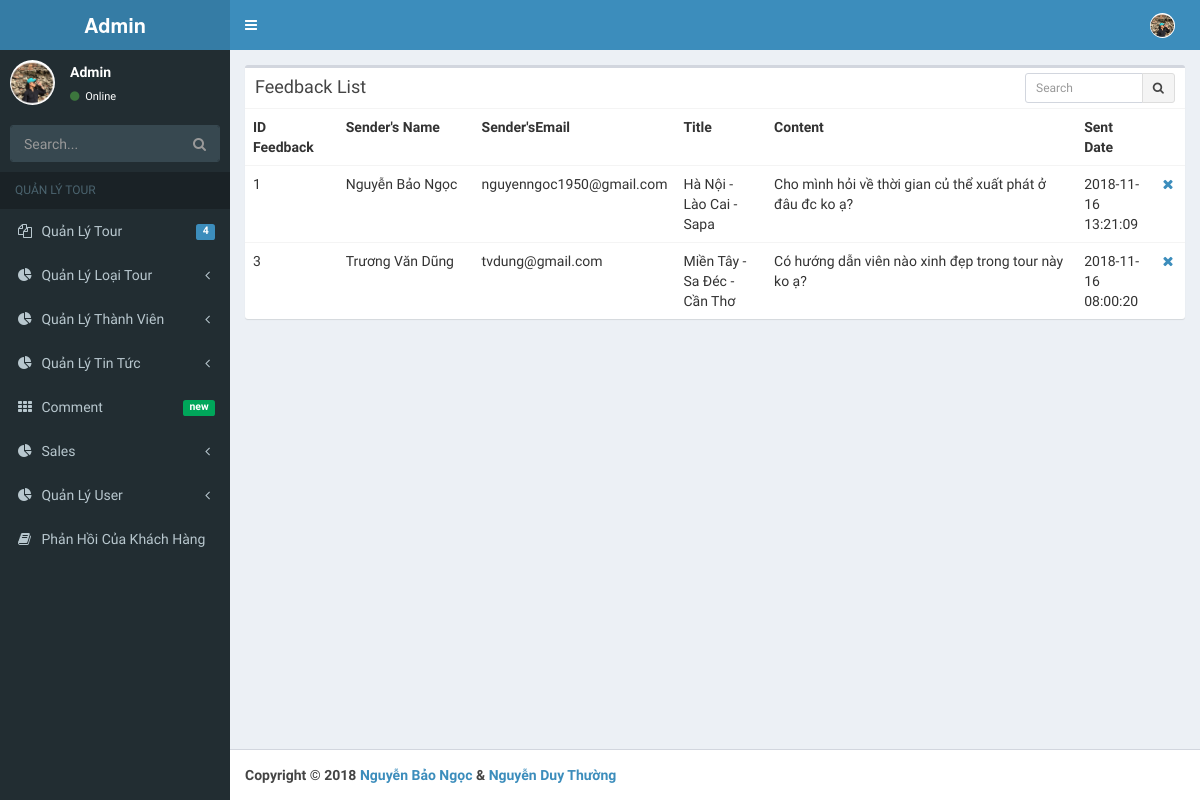
The page /admin.php?controller=phanhoi&action=listPhanhoi (signed in) on the database as committed earlier.
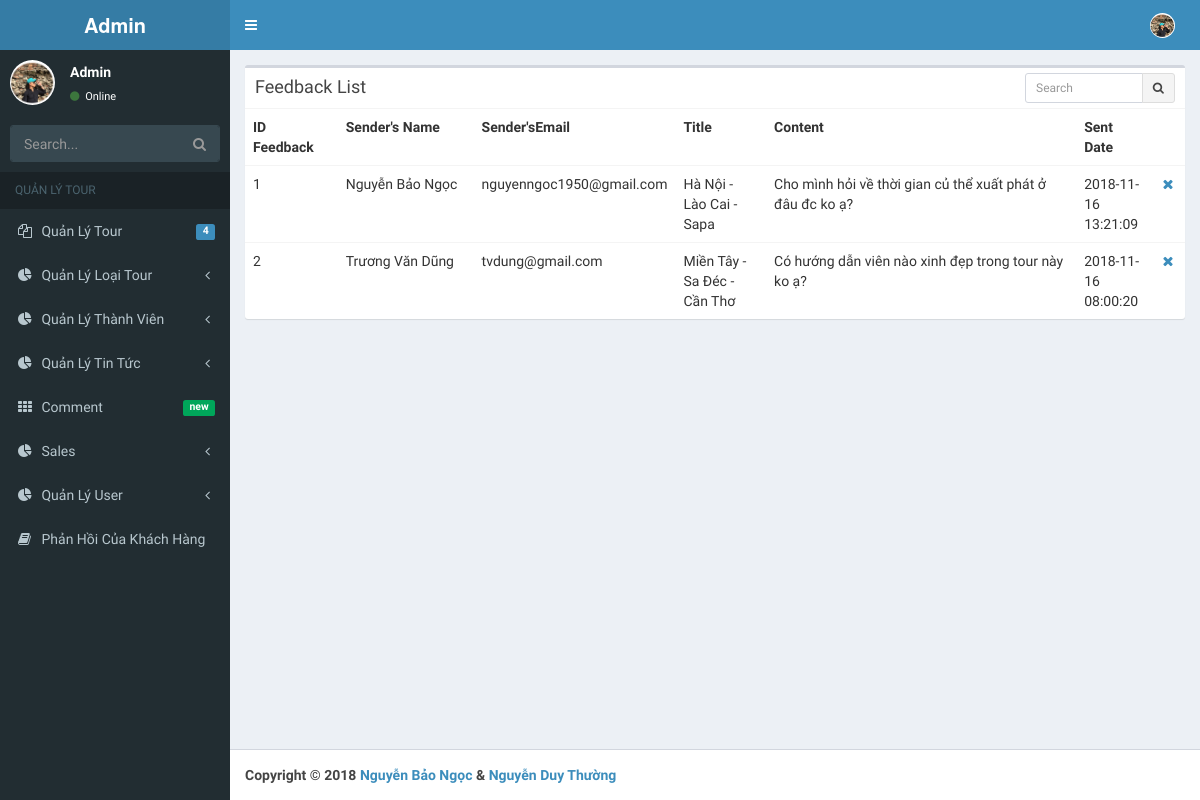
The same page on the database as committed later.
### tables this page shows
CREATE TABLE `phanhoi` (
  `MaPH` int(11) NOT NULL,
  `TenNguoiGui` varchar(30) NOT NULL,
  `EmailNguoiGui` varchar(30) NOT NULL,
  `TieuDe` varchar(100) NOT NULL,
  `NoiDung` text NOT NULL,
  `NgayGui` datetime NOT NULL
);

### config/connect.php (called while the page is built, shortened)
<?php
	class connectDB{
		var $server = 'localhost';
		var $username = 'root';
		var $password = '';
		var $database = 'travel_tour';
		function connect(){
			$this->connect = mysqli_connect($this->server, $this->username, $this->password, $this->database);
			mysqli_set_charset($this->connect, 'utf8' );
			return $this->connect;
		}
	}
?>

### model/admin/phanhoi_model.php (called while the page is built, shortened)
<?php
	class phanhoiModel extends connectDB{
		public function listPhanhoi() {
			$sql = "SELECT * FROM phanhoi";
		    $result = mysqli_query($this->connect(), $sql);
			return $result;
		}
	}
?>

### views/pages/admin/phanhoi/list_phanhoi.php (the view)
 <?php include "views/pages/admin/header.php" ?>
<div class="content-wrapper">
    <section class="content">
          <div class="row">
            <div class="col-xs-12">
                  <div class="box">
                    <div class="box-header">
                      <h3 class="box-title">Feedback List</h3>
                      <div class="box-tools">
                        <div class="input-group input-group-sm" style="width: 150px;">
                          <input type="text" name="table_search" class="form-control pull-right" placeholder="Search">
                          <div class="input-group-btn">
                            <button type="submit" class="btn btn-default"><i class="fa fa-search"></i></button>
                          </div>
                        </div>
                      </div>
                    </div>
                    <div class="box-body table-responsive no-padding">
                      <table class="table table-hover">
                        <?php
                        if ($result->num_rows > 0) {
                           echo"
                                      <tr style='width: 100%'>
                                        <th style='width: 10%'>ID Feedback</th>
                                        <th style='width: 15%'>Sender's Name</th>
                                        <th style='width: 20%'>Sender'sEmail</th>
                                        <th style='width: 10%'>Title</th>
                                        <th style='width: 35%'>Content</th>
                                        <th style='width: 8%'>Sent Date</th>
                                        <th></th>
                                      </tr>";
                          while ($row = $result->fetch_assoc()) {
                            $id = $row['MaPH'];
                            echo"
                                      <tr>
                                        <td>" . $row['MaPH']. "</td>
                                        <td>" . $row['TenNguoiGui']. "</td>
                                        <td>" . $row['EmailNguoiGui']. "</td>
                                        <td>" . $row['TieuDe']."</td>
                                        <td>" . $row['NoiDung']."</td>
                                        <td>" . $row['NgayGui']."</td>
                                        <td><a href='admin.php?controller=phanhoi&action=delete&id=$id'><i class='fa fa-fw fa-close'></i></a></td>
                                      </tr>";
                          }
                        } else {
                          echo "No Feedback!";
                        }
                        ?>
                      </table>
                    </div>
                  </div>
                </div>
          </div>
    </section>
</div>
  <?php include "views/pages/admin/footer.php" ?>

### admin.php (shortened to what this page needs)
<!DOCTYPE html>
<html>
<head>
</head>
<body>
	<?php include 'controller/admin_controller.php'; ?>
	<?php
		$handleRequest = new HomeController();
		$handleRequest->handleReqquest();
	?>
</body>
</html>

### controller/admin_controller.php (shortened to what this page needs)
<?php
	include 'model/admin/phanhoi_model.php';
	class HomeController {
		public function handleReqquest() {
			$controller = isset($_GET['controller'])?$_GET['controller']:'login';
			$action = isset($_GET['action'])?$_GET['action']:'login';
			if ($controller == 'login') {
				switch ($action) {
					case 'login':
						if(isset($_POST["Submit"])){
							$user_name = $_POST['username'];
							$errUsername ="";
							$pass = $_POST['password'];
							$errPass ="";
							$check = true;
							if($user_name == ""){
								$check = false;
								$errUsername = "Bạn chưa nhập Username!";
							} else {
								$errUsername ="";
							}
							if($pass == ""){
								$check = false;
								$errPass = "Bạn chưa nhập Password!";
							} else {
								$errPass ="";
							}
						    if ($check) {
						    		$pass1 = md5($pass);
						    		$loginModel = new loginModel();
									$result = $loginModel->login($user_name, $pass1);
									if ($result->num_rows == 0) {
									?><script type="text/javascript">alert("Đăng nhập không thành công - Mời kiểm tra lại!")</script>;<?php
									} else {
						     				?>
												<script language="javascript">
												window.alert("Chúc mừng bạn đã đăng nhập thành công!");
												window.location="admin.php?controller=home&action=home"
												</script>
											<?php
												$_SESSION['e']=  $user_name;
												$_SESSION['b']= $pass1;
												exit();
											}
								}
						}
						include 'views/pages/admin/login/login.php';
						break;
					case 'logout':
  						include 'views/pages/admin/login/logout.php';
						break;
					default:
						break;
				}
			}  elseif($controller == 'phanhoi') {
				switch ($action) {
					case 'listPhanhoi':
						$phanhoiModel = new phanhoiModel();
						$result = $phanhoiModel->listPhanhoi();
						include 'views/pages/admin/phanhoi/list_phanhoi.php';
						break;
				}
			}
		}
	}
?>

### views/pages/admin/header.php (shortened to what this page needs)
<!DOCTYPE html>
<html>
<head>
  <link rel="stylesheet" href="public/css/bootstrap.min.css">
  <link rel="stylesheet" href="public/css/font-awesome.min.css">
  <link rel="stylesheet" href="public/css/ionicons.min.css">
  <link rel="stylesheet" href="public/css/AdminLTE.min.css">
  <link rel="stylesheet" href="public/css/_all-skins.min.css">
  <link rel="stylesheet" href="public/css/bootstrap-datepicker.min.css">
</head>
<body class="hold-transition skin-blue sidebar-mini">
<div class="wrapper">
  <header class="main-header">
    <a href="index2.html" class="logo">
      <span class="logo-lg"><b>Admin</b></span>
    </a>
    <nav class="navbar navbar-static-top">
      <a href="#" class="sidebar-toggle" data-toggle="push-menu" role="button">
      </a>
      <div class="navbar-custom-menu">
        <ul class="nav navbar-nav">
          <li class="dropdown user user-menu">
            <a href="#" class="dropdown-toggle" data-toggle="dropdown">
              <img src="public/uploads/admin/admin.jpg" class="user-image" alt="User Image">
            </a>
          </li>
        </ul>
      </div>
    </nav>
  </header>
  <aside class="main-sidebar">
    <section class="sidebar">
      <div class="user-panel">
        <div class="pull-left image">
          <img src="public/uploads/admin/admin.jpg" class="img-circle" alt="User Image">
        </div>
        <div class="pull-left info">
          <p>Admin</p>
          <a href="#"><i class="fa fa-circle text-success"></i> Online</a>
        </div>
      </div>
      <form action="#" method="get" class="sidebar-form">
        <div class="input-group">
          <input type="text" name="q" class="form-control" placeholder="Search...">
          <span class="input-group-btn">
                <button type="submit" name="search" id="search-btn" class="btn btn-flat"><i class="fa fa-search"></i>
                </button>
              </span>
        </div>
      </form>
      <ul class="sidebar-menu" data-widget="tree">
        <li class="header">QUẢN LÝ TOUR</li>
        <li class="treeview">
          <a href="#">
            <i class="fa fa-files-o"></i>
            <span>Quản Lý Tour</span>
            <span class="pull-right-container">
              <span class="label label-primary pull-right">4</span>
            </span>
          </a>
        </li>
        <li class="treeview">
          <a href="#">
            <i class="fa fa-pie-chart"></i>
            <span>Quản Lý Loại Tour</span>
            <span class="pull-right-container">
              <i class="fa fa-angle-left pull-right"></i>
            </span>
          </a>
        </li>
        <li class="treeview">
          <a href="#">
            <i class="fa fa-pie-chart"></i>
            <span>Quản Lý Thành Viên</span>
            <span class="pull-right-container">
              <i class="fa fa-angle-left pull-right"></i>
            </span>
          </a>
        </li>
        <li class="treeview">
          <a href="#">
            <i class="fa fa-pie-chart"></i>
            <span>Quản Lý Tin Tức</span>
            <span class="pull-right-container">
              <i class="fa fa-angle-left pull-right"></i>
            </span>
          </a>
        </li>
        <li>
          <a href="admin.php?controller=comment&action=listComment">
            <i class="fa fa-th"></i> <span>Comment</span>
            <span class="pull-right-container">
              <small class="label pull-right bg-green">new</small>
            </span>
          </a>
        </li>
        <li class="treeview">
          <a href="#">
            <i class="fa fa-pie-chart"></i>
            <span>Sales</span>
            <span class="pull-right-container">
              <i class="fa fa-angle-left pull-right"></i>
            </span>
          </a>
        </li>
        <li class="treeview">
          <a href="#">
            <i class="fa fa-pie-chart"></i>
            <span>Quản Lý User</span>
            <span class="pull-right-container">
              <i class="fa fa-angle-left pull-right"></i>
            </span>
          </a>
        </li>
        <li><a href="admin.php?controller=phanhoi&action=listPhanhoi"><i class="fa fa-book"></i> <span>Phản Hồi Của Khách Hàng</span></a></li>
      </ul>
    </section>
  </aside>

### views/pages/admin/footer.php (shortened to what this page needs)
<footer class="main-footer">
    <strong>Copyright &copy; 2018 <a href="#">Nguyễn Bảo Ngọc</a> & <a href="#">Nguyễn Duy Thường</a>
  </footer>
</div>
</body>
</html>

Rows that differ between the two databases and show on the page:
removed phanhoi: MaPH "3", TenNguoiGui "Trương Văn Dũng", EmailNguoiGui "tvdung@gmail.com", TieuDe "Miền Tây - Sa Đéc - Cần Thơ", NoiDung "Có hướng dẫn viên nào xinh đẹp trong tour này ko ạ?", NgayGui "2018-11-16 08:00:20"
added phanhoi: MaPH "2", TenNguoiGui "Trương Văn Dũng", EmailNguoiGui "tvdung@gmail.com", TieuDe "Miền Tây - Sa Đéc - Cần Thơ", NoiDung "Có hướng dẫn viên nào xinh đẹp trong tour này ko ạ?", NgayGui "2018-11-16 08:00:20"
